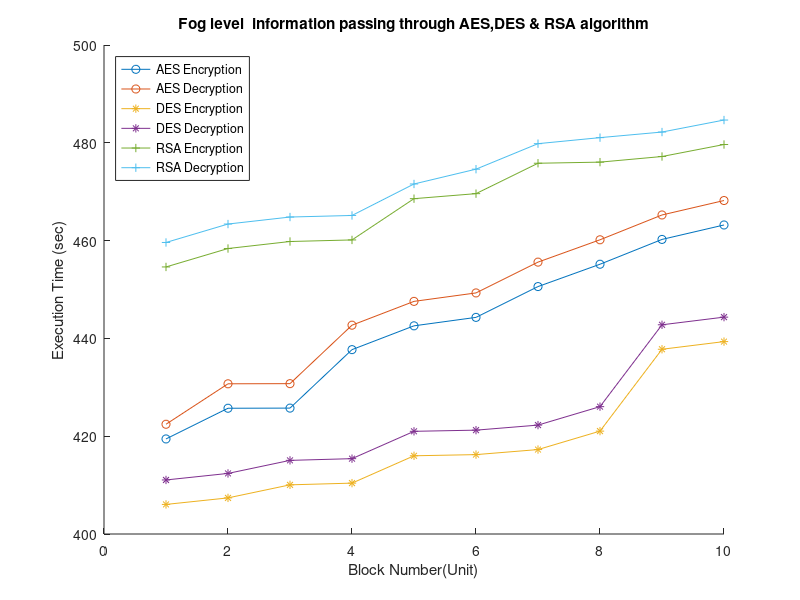

Source code (MATLAB):
clear all;
close all;
clc

A= dlmread("fog.csv");
x= A(:,1);
x1= A(:,2);
y= A(:,3);
y1= A(:,4);
z= A(:,5);
z1= A(:,6);

hold on
plot(x, '-o');
plot(x1, '-o');
plot(y, '-*');
plot(y1, '-*');
plot(z, '-+');
plot(z1, '-+');

legend('AES Encryption','AES Decryption', 'DES Encryption', 'DES Decryption','RSA Encryption','RSA Decryption',  'Location', 'NorthWest')
xlabel('Block Number(Unit)'), ylabel('Execution Time (sec)')
title('Fog level  information passing through AES,DES & RSA algorithm')
